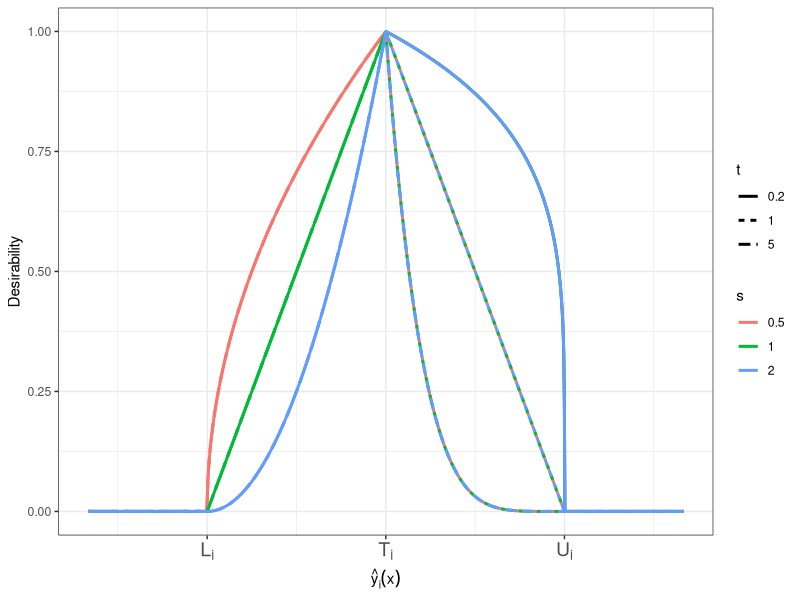
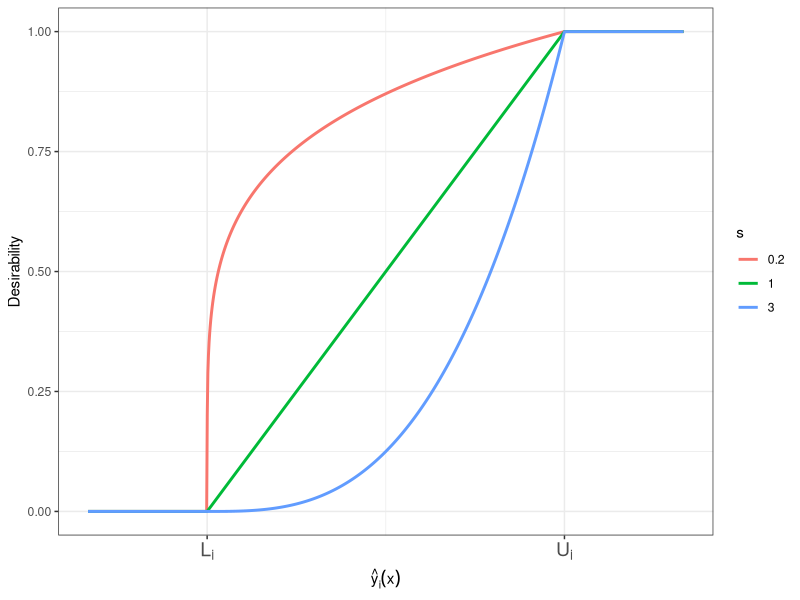
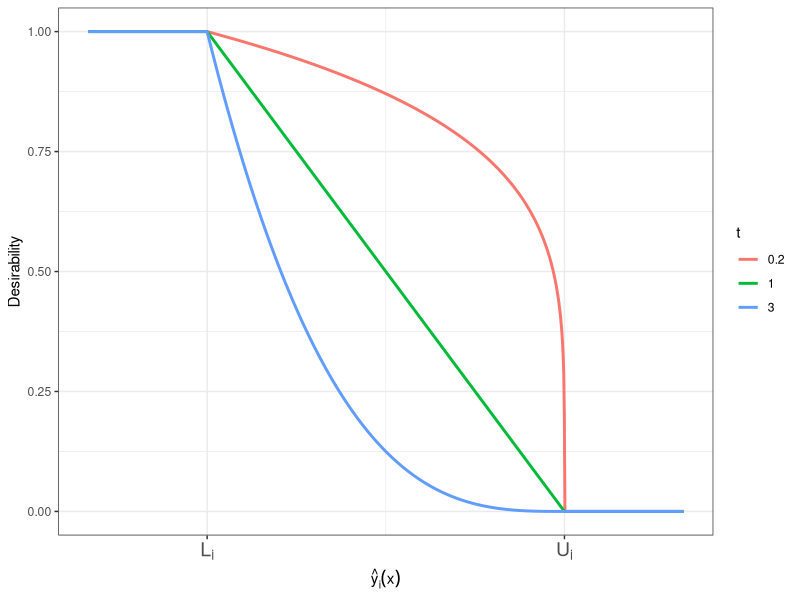

Generate these figures, in order, with R:
# Load necessary packages
library(ggplot2)
library(dplyr)

# Define the desirability function
desirability <- function(y_hat, L, T, U, s, t) {
  if (y_hat < L) {
    return(0)
  } else if (y_hat >= L & y_hat < T) {
    return(((y_hat - L) / (T - L))^s)
  } else if (y_hat == T) {
    return(1)
  } else if (y_hat > T & y_hat < U) {
    return(((y_hat - U) / (T - U))^t)
  } else {
    return(0)
  }
}

# Create a dataset with the desirability values for different values of y_hat, s, and t:
y_hat_values <- seq(0, 10, length.out = 1000)
s_values <- c(0.5, 1, 2)
t_values <- c(0.2, 1, 5)

df <- expand.grid(y_hat = y_hat_values, s = s_values, t = t_values)
df <- df %>%
  mutate(st = interaction(s, t, sep = ", "))

L <- 2
T <- 5
U <- 8

df$desirability <- mapply(desirability, df$y_hat, L, T, U, df$s, df$t)

# Plot the desirability function using ggplot2
ggplot(df, aes(x = y_hat, y = desirability, color = factor(s), linetype = factor(t))) +
  geom_line(size = 1) +
  labs(x = expression(hat(y)[i](x)), y = "Desirability", color = "s", linetype = "t") +
  scale_color_discrete("s") +
  scale_linetype_discrete("t") +
  scale_x_continuous(breaks = c(L, T, U), labels = c(expression(L[i]), expression(T[i]),
                                                     expression(U[i]))) +
  theme_bw() +
  theme(legend.position = "right",
        axis.text.x = element_text(size = 14))

# Update the desirability function for maximization
desirability_max <- function(y_hat, L, U, s) {
  if (y_hat < L) {
    return(0)
  } else if (y_hat >= L & y_hat <= U) {
    return(((y_hat - L) / (U - L))^s)
  } else {
    return(1)
  }
}

# Modify the dataset to include the desirability values for the new function
y_hat_values <- seq(0, 10, length.out = 1000)
s_values <- c(0.2, 1, 3)

data <- expand.grid(y_hat = y_hat_values, s = s_values)

L <- 2
U <- 8

data$desirability <- mapply(desirability_max, data$y_hat, L, U, data$s)

#Modify the ggplot 
ggplot(data, aes(x = y_hat, y = desirability, color = factor(s))) +
  geom_line(size=1)  +
  labs(x = expression(hat(y)[i](x)), y = "Desirability", color = "s") +
  scale_color_discrete("s") +
  scale_x_continuous(breaks = c(L, U), labels = c(expression(L[i]), expression(U[i]))) +
  theme_bw() +
  theme(legend.position = "right",
        axis.text.x = element_text(size = 14))


# Update the desirability function for minimization
desirability_min <- function(y_hat, L, U, t) {
  if (y_hat < L) {
    return(1)
  } else if (y_hat >= L & y_hat <= U) {
    return(((U - y_hat) / (U - L))^t)
  } else {
    return(0)
  }
}

# Modify the dataset to include the desirability values for the new function
y_hat_values <- seq(0, 10, length.out = 1000)
t_values <- c( 1,0.2, 3)

data <- expand.grid(y_hat = y_hat_values, t = t_values)

L <- 2
U <- 8

data$desirability <- mapply(desirability_min, data$y_hat, L, U, data$t)

# Modify the ggplot 
ggplot(data, aes(x = y_hat, y = desirability, color = factor(t))) +
  geom_line(size = 1) +
  labs(x = expression(hat(y)[i](x)), y = "Desirability", color = "t") +
  scale_color_discrete("t") +
  scale_x_continuous(breaks = c(L, U), labels = c(expression(L[i]), expression(U[i]))) +
  theme_bw() +
  theme(legend.position = "right",
        axis.text.x = element_text(size = 14))
